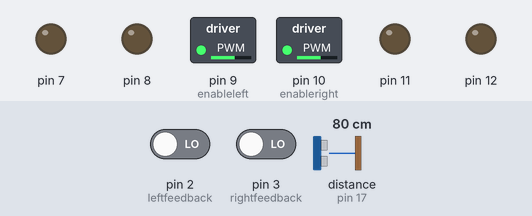
This sketch was run on a simulated Arduino Uno, built with avr-gcc and run on an emulated ATmega328P. On the bench: switched loads named in the sketch (green lamp = pin HIGH), output pins drawn as LEDs (lit = HIGH). The test bench sets the inputs (shaded band); at power-on: pin 2 (leftfeedback) LOW, pin 3 (rightfeedback) LOW, distance to the obstacle (sensor on pin 17) 80 cm. The echo pulse lasts 58.3 µs per cm.

Above: at 0.5 s.
At 23.5 s:
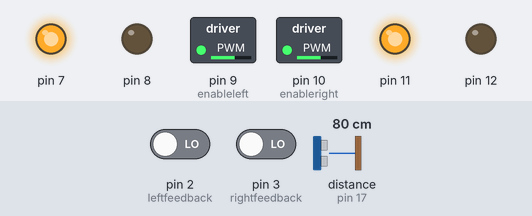
Timing chart, 0 to 28.7 s (numbered marks = the images above):
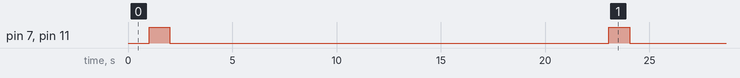

The sketch:

StoryTen.ino
```cpp
#include <NewPing.h>

// Pin definitions
int fwdright = 12;
int fwdleft = 8;
int revright = 11;
int revleft = 7;
int enableleft = 9;
int enableright = 10;

// Array of pins
int vars[6] = {fwdright,fwdleft,revright,revleft,enableleft,enableright};

const int leftfeedback = 2; // Switch pins
const int rightfeedback = 3;

volatile int leftcounter = 0;
volatile int rightcounter = 0;

const int startspeed = 150;
int leftspeed = startspeed;
int rightspeed = startspeed;

const int TRIGGER_DOWN = 13;
const int ECHO_DOWN = 17;
const int MAX_DISTANCE = 200; // Maximum distance we want to ping for (in centimeters).

NewPing sonar(TRIGGER_DOWN, ECHO_DOWN, MAX_DISTANCE);

void setHigh(int pin) {
  digitalWrite(pin, HIGH);
}

void setLow(int pin) {
  digitalWrite(pin, LOW);
}

void halt(int mseconds) { // Stops rover advance
  setLow(fwdleft);
  setLow(fwdright);

  setLow(revleft);
  setLow(revright);

  delay(mseconds);
}

void reverse(int mseconds) { // Stop motor forward, rover reverses
  setLow(fwdleft);
  setLow(fwdright);

  setHigh(revleft);
  setHigh(revright);

  delay(mseconds);
}

void forward(int mseconds) { // Stop motor reverse, rover forward
  setLow(revleft);
  setLow(revright);

  setHigh(fwdleft);
  setHigh(fwdright);

  delay(mseconds);

}

void turnLeft(int mseconds)  { // Left turn by motor speed change
  analogWrite(enableright, 255);
  analogWrite(enableleft, 120);

  delay(mseconds);
}

void turnRight(int mseconds) { // Right turn by motor speed change
  analogWrite(enableleft, 255);
  analogWrite(enableright, 120);

  delay(mseconds);
}

void updateSpeeds() {
  analogWrite(enableleft, rightspeed);
  analogWrite(enableright, leftspeed);
}

// Increment left and right counters
void leftTracker() {
  leftcounter++;
}

void rightTracker() {
  rightcounter++;
}

void setup() {
  for(int v : vars){
    pinMode(v, OUTPUT);
  }

  Serial.begin(115200); // Open serial monitor at 115200 baud to see ping results.

  attachInterrupt(
    digitalPinToInterrupt(leftfeedback),
    leftTracker,
    RISING
  );

  attachInterrupt(
    digitalPinToInterrupt(rightfeedback),
    rightTracker,
    RISING
  );

  updateSpeeds();
  sonar.ping_cm();
}

// Return true if there is an obstacle in the path
bool objectBelow() {
  int distance = sonar.ping_cm();

  return distance <= 15; // If there is an obstacle 12cm or less ahead
}

void loop() {
 forward(0);

 if(!objectBelow()) {
    halt(1000);
    reverse(1000);
    halt(20000);
  }

  delay(50);
}
```

Measured:
- by itself, pin 7, pin 11: alternates HIGH for 1.0 s and LOW for 21.1 s
